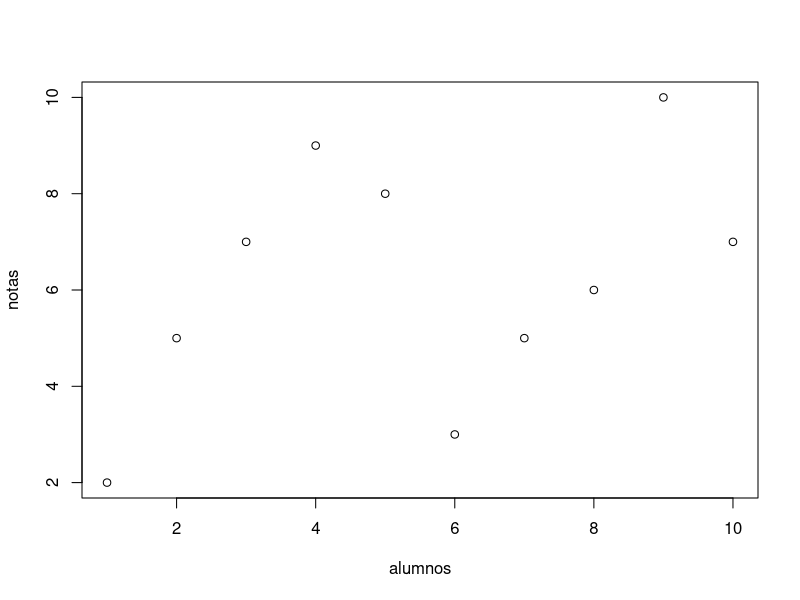
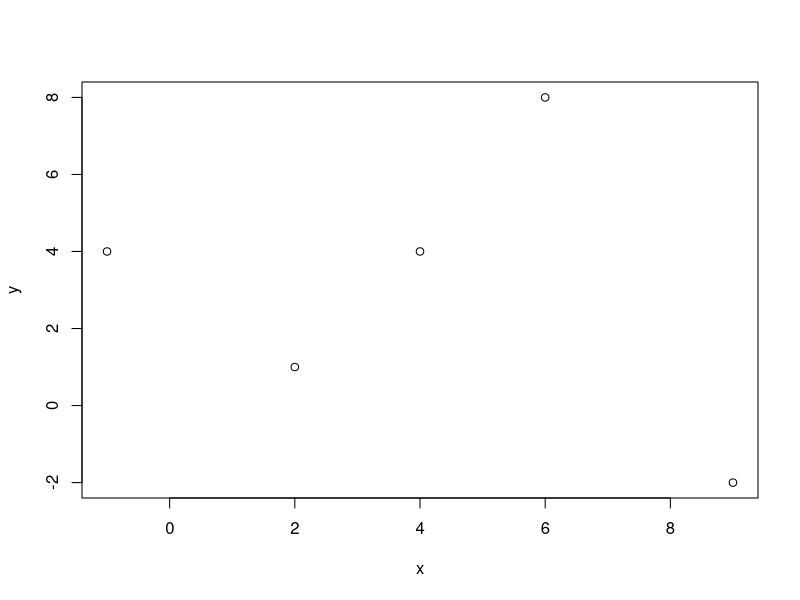

Reproduce these figures in R, in order.
## ---- chunk 1
knitr::opts_chunk$set(echo = TRUE)
## ---- chunk 2
alumnos = c(1:10)
notas = c(2,5,7,9,8,3,5,6,10,7)
plot(alumnos, notas)
## ---- chunk 3
x= c(2, 6, 4, 9, -1)
y = c(1, 8, 4, -2, 4)
plot(x,y)
